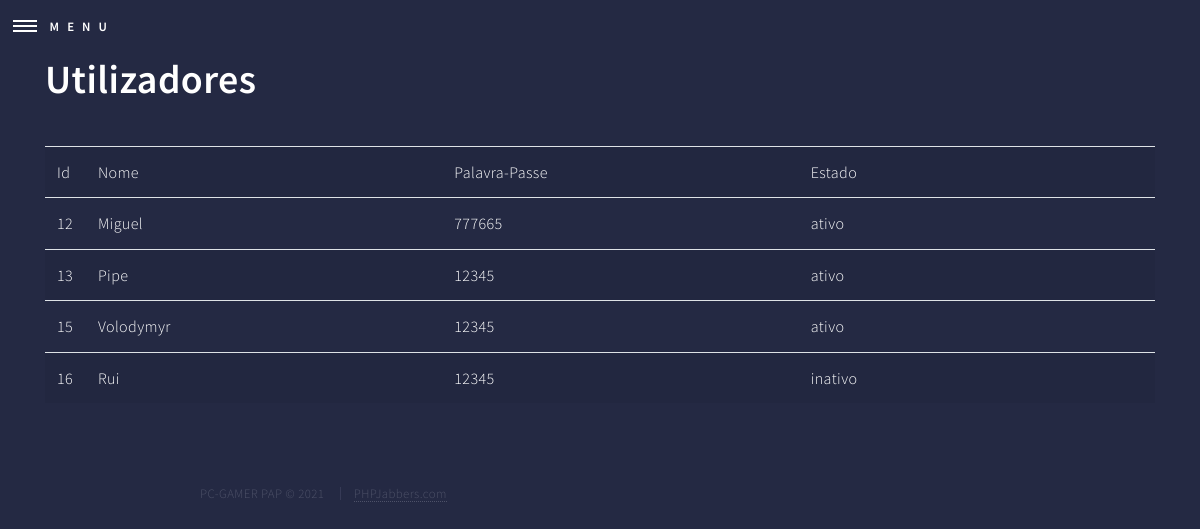
The page /admin/listaUtilizadores.php on the database as committed earlier.
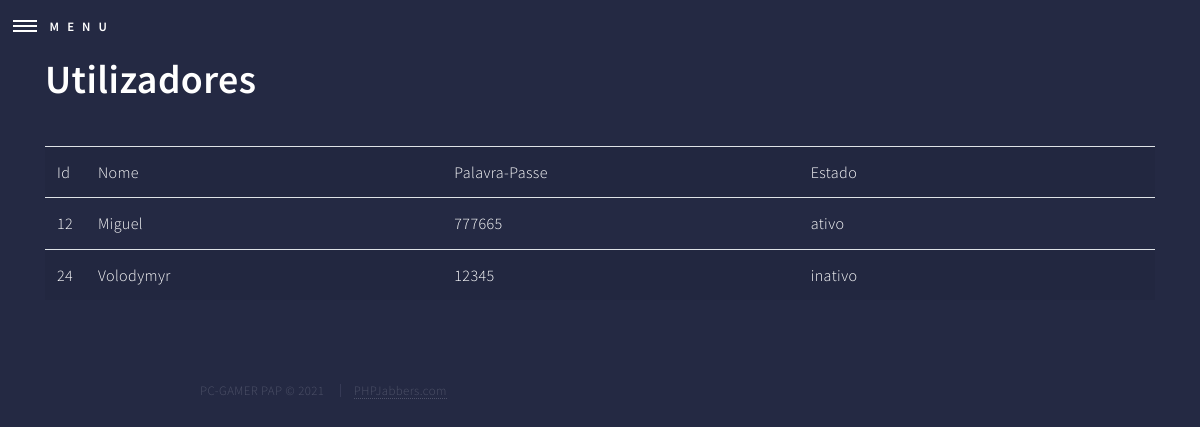
The same page on the database as committed later.
### tables this page shows
CREATE TABLE `users` (
  `userId` int(11) NOT NULL AUTO_INCREMENT,
  `userName` varchar(45) NOT NULL,
  `userPassword` varchar(255) NOT NULL,
  `userState` enum('registo','ativo','inativo') NOT NULL,
  PRIMARY KEY (`userId`) USING BTREE
);

### admin/listaUtilizadores.php (the view, shortened to what this page needs)
<?php
include_once("includes/body.inc.php");
$con=mysqli_connect("localhost","root","","pap2021pcgammer");
$con->set_charset("utf8");
$sql="Select * from users";
$result=mysqli_query($con,$sql);
?>
<div class="container">
    <h1>Utilizadores</h1>
    <table class='table table-striped' width="100%">
        <tr>
            <th>Id</th>
            <th>Nome</th>
            <th>Palavra-Passe</th>
            <th>Estado</th>
        </tr>
        <?php
        while($dados=mysqli_fetch_array($result)){
            ?>
            <tr>
                <td width="1%"><?php echo $dados['userId']?></td>
                <td width="30%"><?php echo $dados['userName']?></td>
                <td width="30%"><?php echo $dados['userPassword']?></td>
                <td width="30%"><?php echo $dados['userState']?></td>
            </tr>
            <?php
        }
        ?>
    </table>
</div>

Rows that differ between the two databases and show on the page:
removed users: userId "13", userName "Pipe", userPassword "12345", userState "ativo"
removed users: userId "15", userName "Volodymyr", userPassword "12345", userState "ativo"
removed users: userId "16", userName "Rui", userPassword "12345", userState "inativo"
added users: userId "24", userName "Volodymyr", userPassword "12345", userState "inativo"
